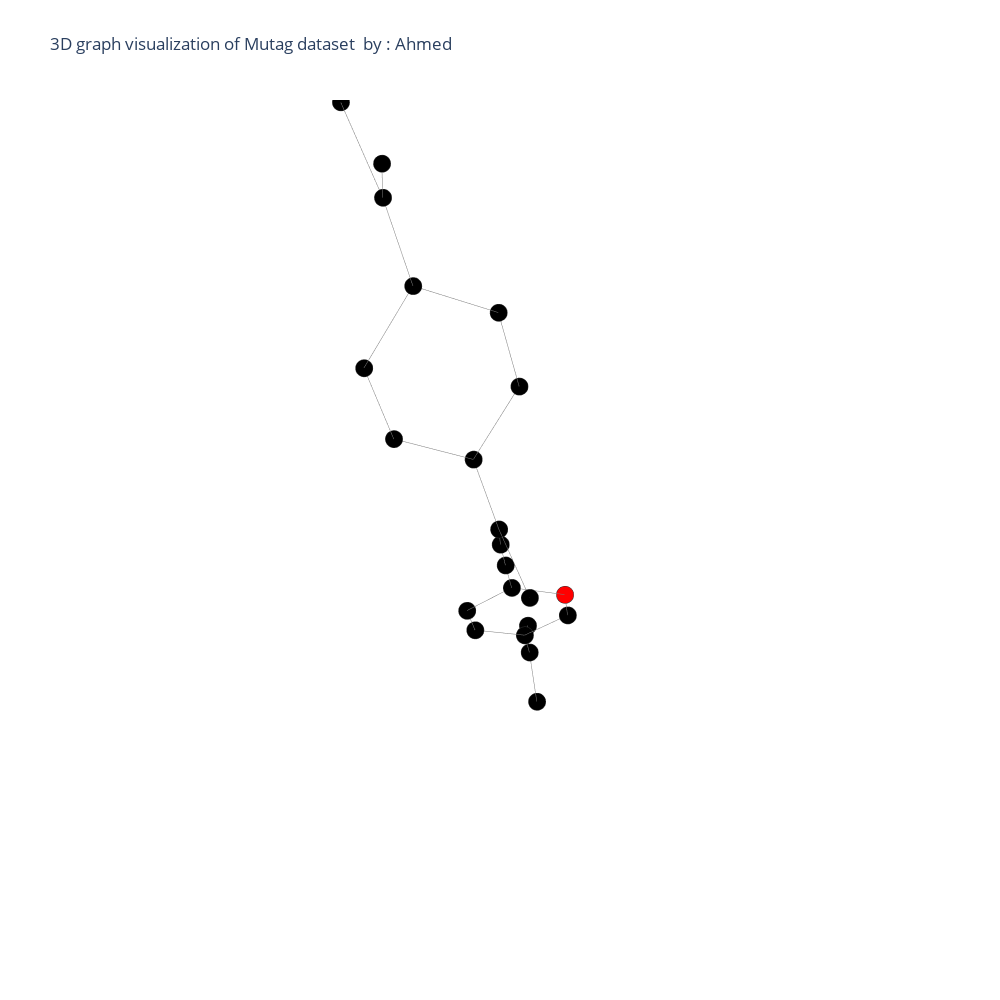

This figure's notebook cell:
### Code cell
import pandas as pd
import numpy as np
%matplotlib inline
import plotly.graph_objs as go
from  plotly.offline import plot
import chart_studio.plotly as py
import cufflinks as cf
cf.go_offline()
from plotly.offline import download_plotlyjs, init_notebook_mode, plot,iplot
init_notebook_mode(connected='true')
data=[trace1, trace2]
fig=go.Figure(data=data, layout=layout)

iplot(fig, filename='Les-Miserables')

### Figure 1 — Plotly figure (JSON) as saved in the notebook; plotly's stock layout.template omitted (floating-point values rounded to 4 significant figures)
{"data": [{"hoverinfo": "none", "line": {"color": "rgb(125,125,125)", "width": 1}, "mode": "lines", "type": "scatter3d", "x": [-0.6834, -0.8435, null, -0.6834, -0.3552, null, -0.8435, -0.7351, null, -0.7351, -0.4078, null, -0.7351, -0.895, null, -0.4078, -0.247, null, -0.247, -0.3552, null, -0.3552, -0.1953, null, -0.1953, -0.032, null, -0.032, 0.1518, null, 0.1518, 0.3042, null, 0.1518, 0.2201, null, 0.2201, 0.5384, null, 0.2201, 0.03985, null, 0.5384, 0.6441, null, 0.6441, 0.4691, null, 0.4691, 0.1426, null, 0.4691, 0.5811, null, 0.1426, 0.03985, null, 0.5811, 0.7715, null, 0.5811, 0.5406, null, -0.895, -0.8469, null, -0.895, -1.152, null], "y": [0.1093, 0.005204, null, 0.1093, -0.01124, null, 0.005204, -0.2579, null, -0.2579, -0.3796, null, -0.2579, -0.3597, null, -0.3796, -0.2748, null, -0.2748, -0.01124, null, -0.01124, 0.09612, null, 0.09612, 0.2214, null, 0.2214, 0.3948, null, 0.3948, 0.7398, null, 0.3948, 0.3032, null, 0.3032, 0.1517, null, 0.3032, 0.4065, null, 0.1517, 0.1286, null, 0.1286, 0.2492, null, 0.2492, 0.3838, null, 0.2492, 0.2435, null, 0.3838, 0.4065, null, 0.2435, 0.4921, null, 0.2435, -0.01092, null, -0.3597, -0.2345, null, -0.3597, -0.62, null], "z": [-1.083, -1.409, null, -1.083, -0.9077, null, -1.409, -1.677, null, -1.677, -1.501, null, -1.677, -2.005, null, -1.501, -1.176, null, -1.176, -0.9077, null, -0.9077, -0.5947, null, -0.5947, -0.2997, null, -0.2997, -0.0187, null, -0.0187, -0.1357, null, -0.0187, 0.3542, null, 0.3542, 0.5316, null, 0.3542, 0.69, null, 0.5316, 0.8957, null, 0.8957, 1.225, null, 1.225, 1.055, null, 1.225, 1.587, null, 1.055, 0.69, null, 1.587, 1.794, null, 1.587, 1.86, null, -2.005, -2.355, null, -2.005, -2.088, null]}, {"hoverinfo": "text", "marker": {"color": ["rgb(256,0,0)", "rgb(0,0,0)", "rgb(0,0,0)", "rgb(0,0,0)", "rgb(0,0,0)", "rgb(0,0,0)", "rgb(0,0,0)", "rgb(0,0,0)", "rgb(0,0,0)", "rgb(0,0,0)", "rgb(0,0,0)", "rgb(0,0,0)", "rgb(0,0,0)", "rgb(0,0,0)", "rgb(0,0,0)", "rgb(0,0,0)", "rgb(0,0,0)", "rgb(0,0,0)", "rgb(0,0,0)", "rgb(0,0,0)", "rgb(0,0,0)", "rgb(0,0,0)"], "colorscale": [[0, "#440154"], [0.1111, "#482878"], [0.2222, "#3e4989"], [0.3333, "#31688e"], [0.4444, "#26828e"], [0.5556, "#1f9e89"], [0.6667, "#35b779"], [0.7778, "#6ece58"], [0.8889, "#b5de2b"], [1, "#fde725"]], "line": {"color": "rgb(50,50,50)", "width": 0.5}, "size": 6, "symbol": "circle"}, "mode": "markers", "name": "actors", "text": ["0", "1", "2", "3", "4", "5", "6", "7", "8", "9", "10", "11", "12", "13", "14", "15", "16", "17", "18", "19", "20", "21"], "type": "scatter3d", "x": [-0.6834, -0.8435, -0.7351, -0.4078, -0.247, -0.3552, -0.1953, -0.032, 0.1518, 0.3042, 0.2201, 0.5384, 0.6441, 0.4691, 0.1426, 0.03985, 0.5811, 0.7715, 0.5406, -0.895, -0.8469, -1.152], "y": [0.1093, 0.005204, -0.2579, -0.3796, -0.2748, -0.01124, 0.09612, 0.2214, 0.3948, 0.7398, 0.3032, 0.1517, 0.1286, 0.2492, 0.3838, 0.4065, 0.2435, 0.4921, -0.01092, -0.3597, -0.2345, -0.62], "z": [-1.083, -1.409, -1.677, -1.501, -1.176, -0.9077, -0.5947, -0.2997, -0.0187, -0.1357, 0.3542, 0.5316, 0.8957, 1.225, 1.055, 0.69, 1.587, 1.794, 1.86, -2.005, -2.355, -2.088]}], "layout": {"height": 1000, "hovermode": "closest", "margin": {"t": 100}, "scene": {"xaxis": {"showbackground": false, "showgrid": false, "showline": false, "showticklabels": false, "title": {"text": ""}, "zeroline": false}, "yaxis": {"showbackground": false, "showgrid": false, "showline": false, "showticklabels": false, "title": {"text": ""}, "zeroline": false}, "zaxis": {"showbackground": false, "showgrid": false, "showline": false, "showticklabels": false, "title": {"text": ""}, "zeroline": false}}, "showlegend": false, "title": {"text": "3D graph visualization of Mutag dataset  by : Ahmed"}, "width": 1000}}
